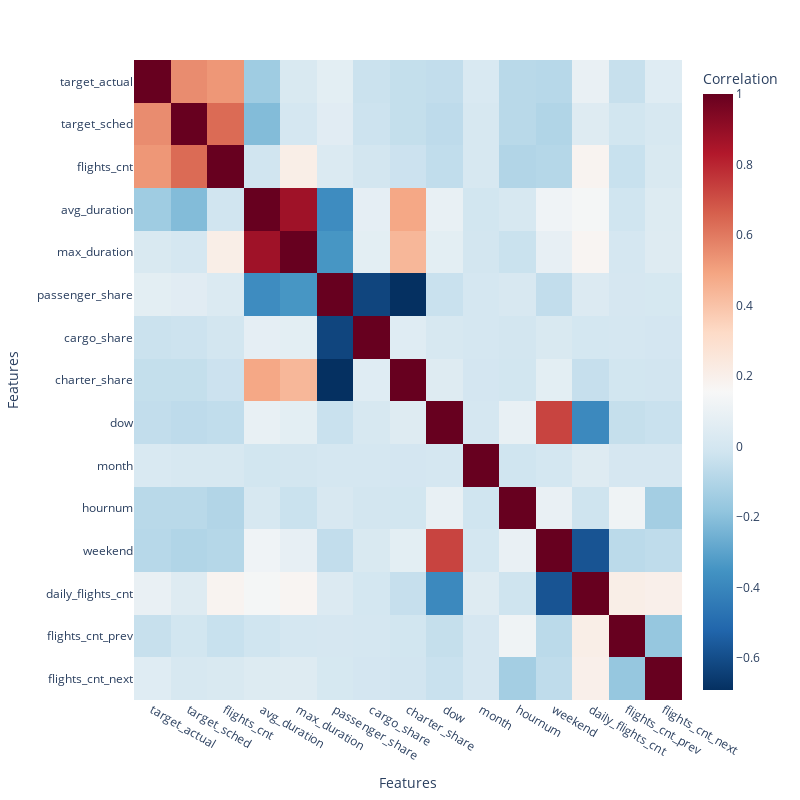

This figure's notebook cell:
### Markdown cell above
# lager korelasjons matrise:

### Code cell
df_filtered = df[df["flights_cnt"] != 0]
numeric_df = df_filtered.select_dtypes(include="number")
correlation_matrix = numeric_df.corr()

fig = px.imshow(correlation_matrix,
                labels=dict(x="Features", y="Features", color="Correlation"),
                x=correlation_matrix.columns,
                y=correlation_matrix.columns,
                color_continuous_scale='RdBu_r',
                aspect="auto")

# Update layout to ensure all y-axis labels are shown
fig.update_layout(
    yaxis=dict(
        tickmode='linear',  # Ensure all y-axis ticks are included
        tick0=0,            # Starting tick
        dtick=1             # Step size for ticks (1 ensures every category gets a label)
    ),xaxis=dict(
        tickmode='linear',  # Ensure all x-axis ticks are included
        tick0=0,            # Starting tick
        dtick=1             # Step size for ticks (1 ensures every category gets a label)
    ),
    autosize=False,  # Disable automatic size adjustment
    height=800,     # Set the height to ensure enough space for labels
    width=800       # Adjust width if necessary
)

fig.show()

### Figure 1 — Plotly figure (JSON) as saved in the notebook; plotly's stock layout.template omitted (floating-point values rounded to 4 significant figures; data arrays with more than 128 entries replaced by an {"elided": "..."} marker saying what was removed)
{"data": [{"coloraxis": "coloraxis", "hovertemplate": "Features: %{x}<br>Features: %{y}<br>Correlation: %{z}<extra></extra>", "name": "0", "type": "heatmap", "x": ["target_actual", "target_sched", "flights_cnt", "avg_duration", "max_duration", "passenger_share", "cargo_share", "charter_share", "dow", "month", "hournum", "weekend", "daily_flights_cnt", "flights_cnt_prev", "flights_cnt_next"], "xaxis": "x", "y": ["target_actual", "target_sched", "flights_cnt", "avg_duration", "max_duration", "passenger_share", "cargo_share", "charter_share", "dow", "month", "hournum", "weekend", "daily_flights_cnt", "flights_cnt_prev", "flights_cnt_next"], "yaxis": "y", "z": {"elided": "15x15 float values"}}], "layout": {"autosize": false, "coloraxis": {"colorbar": {"title": {"text": "Correlation"}}, "colorscale": [[0, "rgb(5,48,97)"], [0.1, "rgb(33,102,172)"], [0.2, "rgb(67,147,195)"], [0.3, "rgb(146,197,222)"], [0.4, "rgb(209,229,240)"], [0.5, "rgb(247,247,247)"], [0.6, "rgb(253,219,199)"], [0.7, "rgb(244,165,130)"], [0.8, "rgb(214,96,77)"], [0.9, "rgb(178,24,43)"], [1, "rgb(103,0,31)"]]}, "height": 800, "margin": {"t": 60}, "width": 800, "xaxis": {"anchor": "y", "domain": [0, 1], "dtick": 1, "tick0": 0, "tickmode": "linear", "title": {"text": "Features"}}, "yaxis": {"anchor": "x", "autorange": "reversed", "domain": [0, 1], "dtick": 1, "tick0": 0, "tickmode": "linear", "title": {"text": "Features"}}}}
